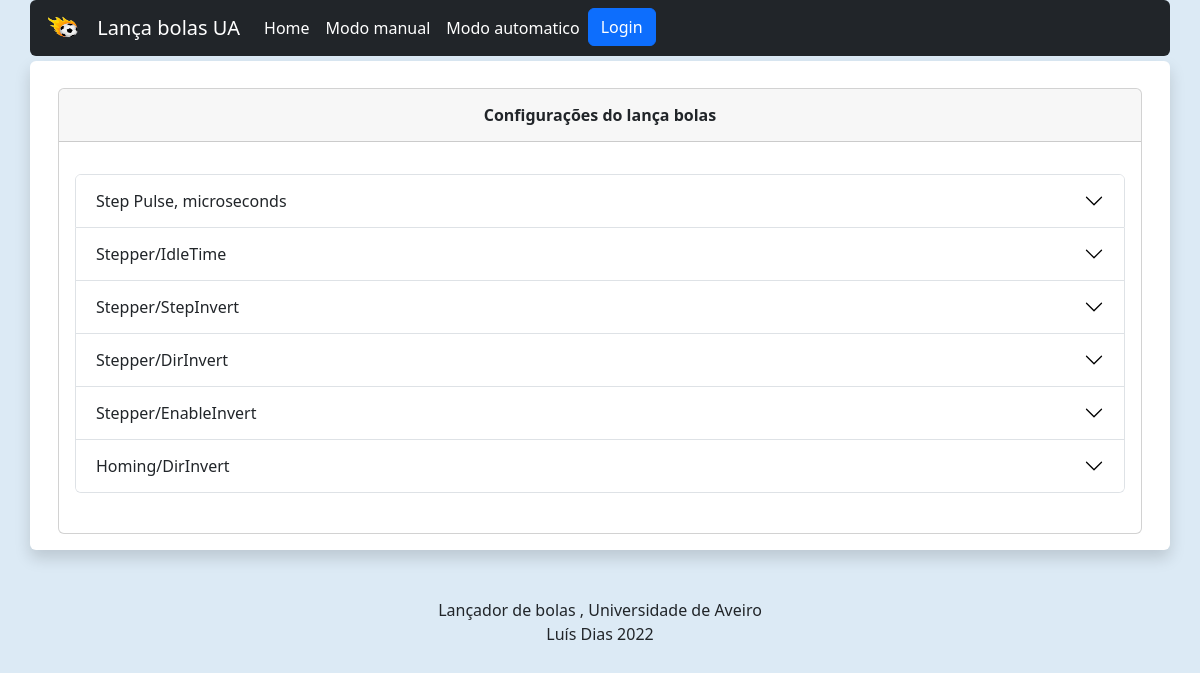
The page /settings on the database its author committed.
### appBolas/models.py (models this page shows, shortened)
class SettingsGRBL(models.Model):
    titulo=models.CharField('titulo', max_length=100)
    textoInformação = models.CharField('textoInformação', max_length=2000)          # Cria a coluna para inserir a informação referente à configuração
    valorDefault= models.IntegerField('Default')                                    # Default de cada Configuração
    valorMin= models.IntegerField('Min')                                            # Valor minimo de cada Configuração
    valorMax= models.IntegerField('Max')                                            # Valor minimo de cada Configuração
    comandoGRBL= models.CharField('comandoGRBL', max_length=100)                    # Qual o comando para receber esta configuração

### appBolas/views.py (the view)
# urls.py: path('settings', settingsReturn, name='settings'),                           # settings -> retorna a funcao settings
def settingsReturn(request):
    context ={
            'SettingsGRBL': SettingsGRBL.objects.all(),         # passa uma query com todos os objetos contidos nesta tabela
        }
    return render(request, 'settings.html', context)

### appBolas/templates/settings.html (shortened to what this page needs)
{% load static %}
{% load bootstrap4 %}
<!DOCTYPE html>
<html lang="pt">
<head>
    <link rel="stylesheet" type="text/css" href="{% static 'css/bootstrap.css' %}">
    <link rel="stylesheet" type="text/css" href="{% static 'css/style.css' %}">
    <link rel="stylesheet" href="{% static 'images/icons/bootstrap-icons.css' %} ">
</head>
<body>
    <nav class="container-lg rounded navbar col-12 navbar-expand-lg navbar-dark bg-dark" z-index="999">
        <div class="container-lg col-lg m-auto">
            <a class="navbar-brand" href="">
                <img src="{% static 'images/Logo.png' %}" alt="" class="inline-brand align-top" width="50"
                    height="30">
                Lança bolas UA
            </a>
            <div class="collapse navbar-collapse" id="navbarTogglerDemo03">
                <ul class="navbar-nav me-auto mb-2 mb-lg-0">
                    <li class="nav-item">
                        <a class="nav-link active" aria-current="page" href="/">Home</a>
                    </li>
                    <li class="nav-item">
                        <a class="nav-link active" href="">Modo manual</a>
                    </li>
                    <li class="nav-item" >
                        <a class="nav-link active" href="">Modo automatico</a>
                    </li>
                    <li class="nav-item" >
                        <div class="col" style="color: aliceblue;text-align: right; "><a href="/admin"><button type="button" class="btn btn-primary">Login</button></a></div>
                    </li>
                    <li class="nav-item">
                        <div class="nav-link disable"  ><div id="txt_logado">{{logado}}</div></div>
                    </li>
                </ul>
            </div>
        </div>
    </nav>
    <div id="espacamento_topo"></div>
    <div class="container-lg align-self-sm-auto " >
        <div class="row shadow p-3 mb-5 bg-body rounded text-alg">
            <div class="col-lg-12 align-items-center" style="margin-top: 1%;">
                <div class="card">
                        <div class="card-header">
                                <div id="div_container_but_settings">
                                    <h6>
                                        <strong> Configurações do lança bolas  </strong>
                                    </h6>
                                </div>
                        </div>
                        <div class="card-body">
                        <p class="card-text">
        <div class="accordion" id="accordionExample">
            {% for comando in SettingsGRBL %}
                <div class="accordion-item"><h2 class="accordion-header"
                    id="panelsStayOpen-heading{{ comando.id }}">
                    <button
                    id="botaoSlider{{ comando.id }}" class="accordion-button collapsed" type="button" data-bs-toggle="collapse"
                    data-bs-target="#panelsStayOpen-collapse{{ comando.id }}" aria-expanded="false"
                    aria-controls="panelsStayOpen-collapse{{ comando.id }}">
                      {{ comando.titulo }}
                  </button>
                </h2>
            </div>
            {% endfor %}
            </div>
        </div>
                    <div>
                        <br>
                    </div>
            </div>
        </div>
    </div>
    <div class="row-lg text-alg"  >
            Lançador de bolas , Universidade de Aveiro
            <p>Luís Dias 2022</p>
    </div>
</body>
</html>

### appBolas/static/css/style.css (style rules this page uses)
body { background-color: rgb(220, 234, 245); }
#div_container_but_settings { padding-top: 9px; position: relative; }
#espacamento_topo { height: 5px; }
.text-alg { text-align: center; }

### rows shown on the page
SettingsGRBL: titulo "Step Pulse, microseconds"
SettingsGRBL: titulo "Stepper/IdleTime"
SettingsGRBL: titulo "Stepper/StepInvert"
SettingsGRBL: titulo "Stepper/DirInvert"
SettingsGRBL: titulo "Stepper/EnableInvert"
SettingsGRBL: titulo "Homing/DirInvert"
